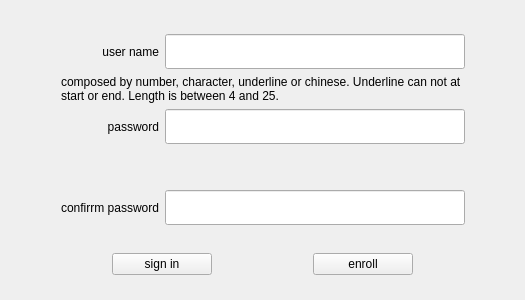
<?xml version="1.0" encoding="UTF-8"?>
<ui version="4.0">
 <class>Register</class>
 <widget class="QWidget" name="Register">
  <property name="geometry">
   <rect>
    <x>0</x>
    <y>0</y>
    <width>525</width>
    <height>300</height>
   </rect>
  </property>
  <property name="minimumSize">
   <size>
    <width>500</width>
    <height>300</height>
   </size>
  </property>
  <property name="maximumSize">
   <size>
    <width>800</width>
    <height>420</height>
   </size>
  </property>
  <property name="windowTitle">
   <string>Form</string>
  </property>
  <layout class="QVBoxLayout" name="verticalLayout">
   <item>
    <spacer name="verticalSpacer">
     <property name="orientation">
      <enum>Qt::Vertical</enum>
     </property>
     <property name="sizeHint" stdset="0">
      <size>
       <width>20</width>
       <height>12</height>
      </size>
     </property>
    </spacer>
   </item>
   <item>
    <widget class="QWidget" name="widget" native="true">
     <layout class="QGridLayout" name="gridLayout_3">
      <item row="4" column="3">
       <spacer name="verticalSpacer_7">
        <property name="orientation">
         <enum>Qt::Vertical</enum>
        </property>
        <property name="sizeHint" stdset="0">
         <size>
          <width>20</width>
          <height>40</height>
         </size>
        </property>
       </spacer>
      </item>
      <item row="1" column="0">
       <spacer name="horizontalSpacer_4">
        <property name="orientation">
         <enum>Qt::Horizontal</enum>
        </property>
        <property name="sizeHint" stdset="0">
         <size>
          <width>40</width>
          <height>20</height>
         </size>
        </property>
       </spacer>
      </item>
      <item row="1" column="1">
       <widget class="QLabel" name="r_userNameLabel">
        <property name="maximumSize">
         <size>
          <width>150</width>
          <height>50</height>
         </size>
        </property>
        <property name="text">
         <string>user name</string>
        </property>
        <property name="textFormat">
         <enum>Qt::AutoText</enum>
        </property>
        <property name="alignment">
         <set>Qt::AlignRight|Qt::AlignTrailing|Qt::AlignVCenter</set>
        </property>
        <property name="margin">
         <number>2</number>
        </property>
        <property name="indent">
         <number>-1</number>
        </property>
       </widget>
      </item>
      <item row="1" column="2">
       <widget class="QLineEdit" name="r_userNameEdit">
        <property name="sizePolicy">
         <sizepolicy hsizetype="Fixed" vsizetype="Fixed">
          <horstretch>0</horstretch>
          <verstretch>0</verstretch>
         </sizepolicy>
        </property>
        <property name="minimumSize">
         <size>
          <width>300</width>
          <height>35</height>
         </size>
        </property>
        <property name="maximumSize">
         <size>
          <width>300</width>
          <height>50</height>
         </size>
        </property>
        <property name="mouseTracking">
         <bool>true</bool>
        </property>
        <property name="tabletTracking">
         <bool>false</bool>
        </property>
        <property name="focusPolicy">
         <enum>Qt::ClickFocus</enum>
        </property>
        <property name="text">
         <string/>
        </property>
       </widget>
      </item>
      <item row="2" column="1" colspan="2">
       <widget class="QLabel" name="label">
        <property name="text">
         <string>composed by number, character, underline or chinese. Underline can not at start or end. Length is between 4 and 25.</string>
        </property>
        <property name="wordWrap">
         <bool>true</bool>
        </property>
       </widget>
      </item>
      <item row="5" column="2">
       <widget class="QLineEdit" name="r_cpasswordEdit">
        <property name="sizePolicy">
         <sizepolicy hsizetype="Fixed" vsizetype="Fixed">
          <horstretch>0</horstretch>
          <verstretch>0</verstretch>
         </sizepolicy>
        </property>
        <property name="minimumSize">
         <size>
          <width>300</width>
          <height>35</height>
         </size>
        </property>
        <property name="maximumSize">
         <size>
          <width>300</width>
          <height>50</height>
         </size>
        </property>
        <property name="mouseTracking">
         <bool>true</bool>
        </property>
        <property name="tabletTracking">
         <bool>false</bool>
        </property>
        <property name="focusPolicy">
         <enum>Qt::ClickFocus</enum>
        </property>
        <property name="text">
         <string/>
        </property>
        <property name="echoMode">
         <enum>QLineEdit::Password</enum>
        </property>
        <property name="dragEnabled">
         <bool>false</bool>
        </property>
       </widget>
      </item>
      <item row="3" column="2">
       <widget class="QLineEdit" name="r_passwordEdit">
        <property name="sizePolicy">
         <sizepolicy hsizetype="Fixed" vsizetype="Fixed">
          <horstretch>0</horstretch>
          <verstretch>0</verstretch>
         </sizepolicy>
        </property>
        <property name="minimumSize">
         <size>
          <width>300</width>
          <height>35</height>
         </size>
        </property>
        <property name="maximumSize">
         <size>
          <width>300</width>
          <height>50</height>
         </size>
        </property>
        <property name="mouseTracking">
         <bool>true</bool>
        </property>
        <property name="tabletTracking">
         <bool>false</bool>
        </property>
        <property name="focusPolicy">
         <enum>Qt::ClickFocus</enum>
        </property>
        <property name="text">
         <string/>
        </property>
        <property name="echoMode">
         <enum>QLineEdit::Password</enum>
        </property>
        <property name="dragEnabled">
         <bool>false</bool>
        </property>
       </widget>
      </item>
      <item row="3" column="1">
       <widget class="QLabel" name="r_passwordLabel">
        <property name="maximumSize">
         <size>
          <width>150</width>
          <height>50</height>
         </size>
        </property>
        <property name="text">
         <string>password</string>
        </property>
        <property name="alignment">
         <set>Qt::AlignRight|Qt::AlignTrailing|Qt::AlignVCenter</set>
        </property>
        <property name="margin">
         <number>2</number>
        </property>
       </widget>
      </item>
      <item row="1" column="3">
       <spacer name="horizontalSpacer_3">
        <property name="orientation">
         <enum>Qt::Horizontal</enum>
        </property>
        <property name="sizeHint" stdset="0">
         <size>
          <width>40</width>
          <height>20</height>
         </size>
        </property>
       </spacer>
      </item>
      <item row="5" column="1">
       <widget class="QLabel" name="r_passwordLabel_2">
        <property name="maximumSize">
         <size>
          <width>150</width>
          <height>50</height>
         </size>
        </property>
        <property name="text">
         <string>confirrm password</string>
        </property>
        <property name="alignment">
         <set>Qt::AlignRight|Qt::AlignTrailing|Qt::AlignVCenter</set>
        </property>
        <property name="margin">
         <number>2</number>
        </property>
       </widget>
      </item>
     </layout>
    </widget>
   </item>
   <item>
    <spacer name="verticalSpacer_3">
     <property name="orientation">
      <enum>Qt::Vertical</enum>
     </property>
     <property name="sizeHint" stdset="0">
      <size>
       <width>20</width>
       <height>13</height>
      </size>
     </property>
    </spacer>
   </item>
   <item>
    <widget class="QWidget" name="widget_2" native="true">
     <layout class="QHBoxLayout" name="horizontalLayout_2">
      <property name="spacing">
       <number>0</number>
      </property>
      <property name="leftMargin">
       <number>0</number>
      </property>
      <property name="topMargin">
       <number>0</number>
      </property>
      <property name="rightMargin">
       <number>0</number>
      </property>
      <property name="bottomMargin">
       <number>0</number>
      </property>
      <item>
       <widget class="QPushButton" name="r_signinBtn">
        <property name="maximumSize">
         <size>
          <width>100</width>
          <height>35</height>
         </size>
        </property>
        <property name="text">
         <string>sign in</string>
        </property>
       </widget>
      </item>
      <item>
       <widget class="QPushButton" name="r_enrollBtn">
        <property name="maximumSize">
         <size>
          <width>100</width>
          <height>35</height>
         </size>
        </property>
        <property name="text">
         <string>enroll</string>
        </property>
       </widget>
      </item>
     </layout>
    </widget>
   </item>
   <item>
    <spacer name="verticalSpacer_2">
     <property name="orientation">
      <enum>Qt::Vertical</enum>
     </property>
     <property name="sizeHint" stdset="0">
      <size>
       <width>20</width>
       <height>12</height>
      </size>
     </property>
    </spacer>
   </item>
  </layout>
 </widget>
 <resources/>
 <connections/>
</ui>
